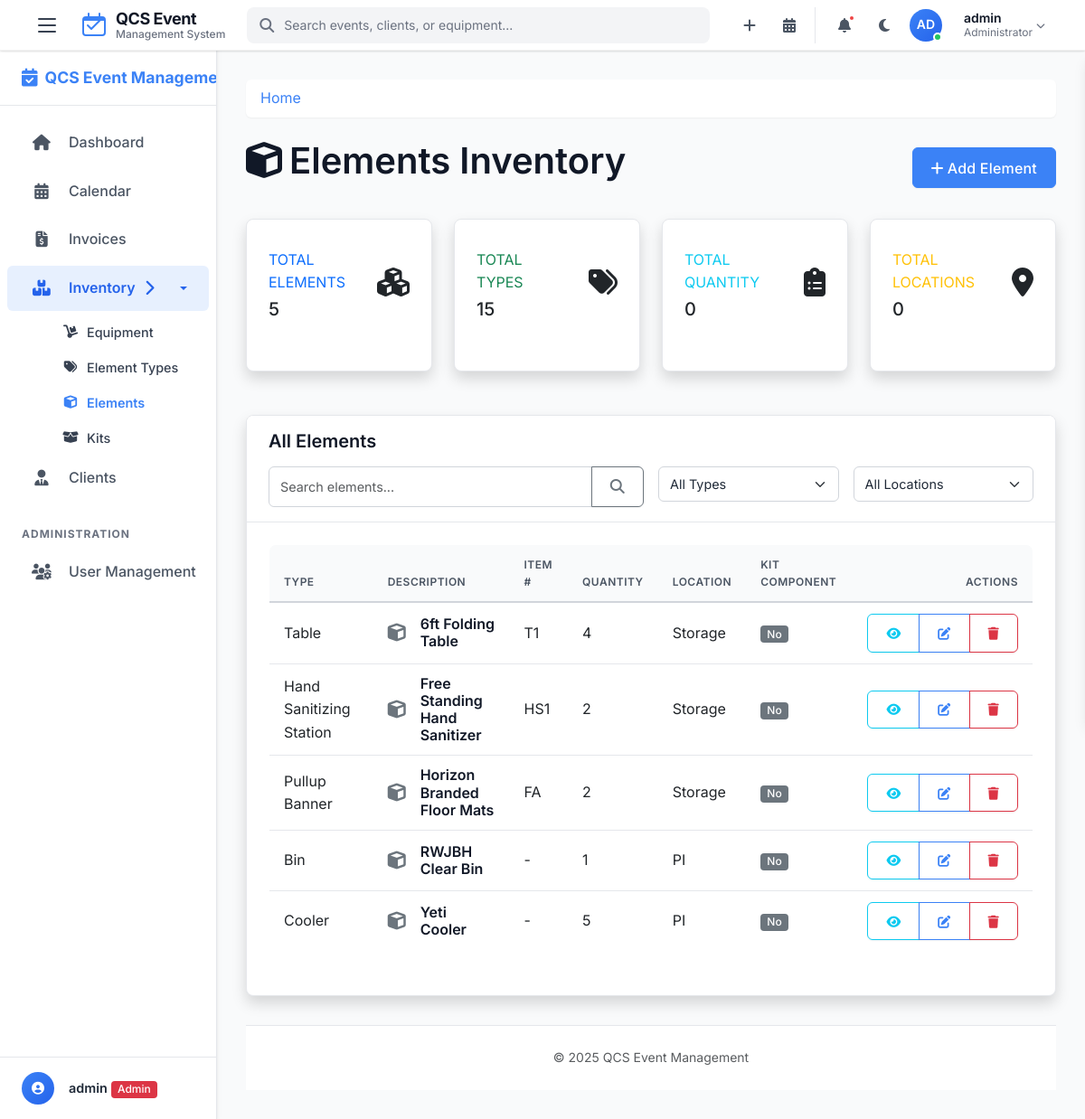
Page /elements (signed in) on the committed database.
### tables this page shows
CREATE TABLE elements (
    element_id INTEGER PRIMARY KEY AUTOINCREMENT,
    type_id INTEGER NOT NULL,
    item_description TEXT NOT NULL,
    item_number TEXT,  -- Can be NULL if no item number is assigned
    quantity INTEGER NOT NULL CHECK (quantity >= 0),
    location TEXT NOT NULL,
    is_kit_component BOOLEAN DEFAULT 0, -- 0 for false, 1 for true.
    FOREIGN KEY (type_id) REFERENCES element_types(type_id)
);

CREATE TABLE element_types (
    type_id INTEGER PRIMARY KEY AUTOINCREMENT,
    type_name TEXT NOT NULL UNIQUE
);

### app.py (the view)
@app.route('/elements')
@login_required
def elements():
    db = get_db()
    search = request.args.get('search', '')
    type_filter = request.args.get('type', '')
    location_filter = request.args.get('location', '') # Assuming location_id exists in elements table
    query = '''
        SELECT e.*, t.type_name
        FROM elements e
        JOIN element_types t ON e.type_id = t.type_id
        WHERE 1=1
    '''
    params = []
    if search:
        query += " AND (e.item_description LIKE ? OR e.item_number LIKE ?)"
        search_param = f"%{search}%"
        params.extend([search_param, search_param])
    if type_filter:
        query += " AND e.type_id = ?"
        params.append(type_filter)
    query += " ORDER BY e.item_description ASC"
    elements_list = db.execute(query, params).fetchall()
    element_types_list = db.execute('SELECT * FROM element_types ORDER BY type_name').fetchall()
    return render_template('elements.html',
                           elements=elements_list,
                           types=element_types_list,
                           search=search,
                           type_filter=type_filter,
                           location_filter=location_filter)

### app.py (called while the page is built)
@app.after_request
def add_security_headers(response):
    response.headers['X-Content-Type-Options'] = 'nosniff'
    response.headers['X-Frame-Options'] = 'DENY'
    response.headers['X-XSS-Protection'] = '1; mode=block'
    response.headers['Strict-Transport-Security'] = 'max-age=31536000; includeSubDomains'
    return response

### helpers.py (called while the page is built)
def get_db():
    if 'db' not in g:
        g.db = sqlite3.connect(
            current_app.config['DATABASE'],
            detect_types=sqlite3.PARSE_DECLTYPES
        )
        g.db.row_factory = sqlite3.Row
    return g.db

def login_required(f):
    @wraps(f)
    def decorated_function(*args, **kwargs):
        if 'user_id' not in session:
            if request.path.startswith('/api/') or request.is_json or request.headers.get('X-Requested-With') == 'XMLHttpRequest':
                return jsonify({'error': 'Authentication required'}), 401
            else:
                flash('Please log in first', 'warning')
                return redirect(url_for('login'))
        return f(*args, **kwargs)
    return decorated_function

### templates/elements.html (shortened to what this page needs)
{% extends 'layout.html' %}
{% block content %}
<div class="d-flex justify-content-between align-items-center mb-4">
    <h1><i class="fas fa-cube me-2"></i>Elements Inventory</h1>
    <div>
        {% if 'admin' in session.role or 'staff' in session.role %}
        <a href="{{ url_for('new_element') }}" class="btn btn-primary">
            <i class="fas fa-plus me-1"></i>Add Element
        </a>
        {% endif %}
    </div>
</div>
<div class="row mb-4">
    <div class="col-xl-3 col-md-6 mb-4">
        <div class="card border-left-primary shadow h-100 py-2">
            <div class="card-body">
                <div class="row no-gutters align-items-center">
                    <div class="col mr-2">
                        <div class="text-xs font-weight-bold text-primary text-uppercase mb-1">
                            Total Elements
                        </div>
                        <div class="h5 mb-0 font-weight-bold text-gray-800">{{ elements|length }}</div>
                    </div>
                    <div class="col-auto">
                        <i class="fas fa-cubes fa-2x text-gray-300"></i>
                    </div>
                </div>
            </div>
        </div>
    </div>
    <div class="col-xl-3 col-md-6 mb-4">
        <div class="card border-left-success shadow h-100 py-2">
            <div class="card-body">
                <div class="row no-gutters align-items-center">
                    <div class="col mr-2">
                        <div class="text-xs font-weight-bold text-success text-uppercase mb-1">
                            Total Types
                        </div>
                        <div class="h5 mb-0 font-weight-bold text-gray-800">
                            {{ types|length }}
                        </div>
                    </div>
                    <div class="col-auto">
                        <i class="fas fa-tags fa-2x text-gray-300"></i>
                    </div>
                </div>
            </div>
        </div>
    </div>
    <div class="col-xl-3 col-md-6 mb-4">
        <div class="card border-left-info shadow h-100 py-2">
            <div class="card-body">
                <div class="row no-gutters align-items-center">
                    <div class="col mr-2">
                        <div class="text-xs font-weight-bold text-info text-uppercase mb-1">
                            Total Quantity
                        </div>
                        <div class="h5 mb-0 font-weight-bold text-gray-800">
                            {% set total_quantity = 0 %}
                            {% for element in elements %}
                                {% set total_quantity = total_quantity + element.quantity %}
                            {% endfor %}
                            {{ total_quantity }}
                        </div>
                    </div>
                    <div class="col-auto">
                        <i class="fas fa-clipboard-list fa-2x text-gray-300"></i>
                    </div>
                </div>
            </div>
        </div>
    </div>
    <div class="col-xl-3 col-md-6 mb-4">
        <div class="card border-left-warning shadow h-100 py-2">
            <div class="card-body">
                <div class="row no-gutters align-items-center">
                    <div class="col mr-2">
                        <div class="text-xs font-weight-bold text-warning text-uppercase mb-1">
                            Total Locations
                        </div>
                        <div class="h5 mb-0 font-weight-bold text-gray-800">{{ locations|length }}</div>
                    </div>
                    <div class="col-auto">
                        <i class="fas fa-map-marker-alt fa-2x text-gray-300"></i>
                    </div>
                </div>
            </div>
        </div>
    </div>
</div>
<div class="card shadow mb-4">
    <div class="card-header bg-white py-3">
        <div class="row align-items-center mb-3">
            <div class="col">
                <h5 class="mb-0 text-gray-800">All Elements</h5>
            </div>
        </div>
        <form method="get" class="row g-3">
            <div class="col-md-6">
                <div class="input-group">
                    <input type="text" class="form-control" placeholder="Search elements..." name="search" value="{{ request.args.get('search', '') }}">
                    <button class="btn btn-outline-secondary" type="submit">
                        <i class="fas fa-search"></i>
                    </button>
                </div>
            </div>
            <div class="col-md-3">
                <select id="typeFilter" name="type" class="form-select" onchange="this.form.submit()">
                    <option value="">All Types</option>
                </select>
            </div>
            <div class="col-md-3">
                <select id="locationFilter" name="location" class="form-select" onchange="this.form.submit()">
                    <option value="">All Locations</option>
                </select>
            </div>
        </form>
    </div>
    <div class="card-body">
        {% if elements %}
            <div class="table-responsive">
                <table class="table table-hover align-middle">
                    <thead>
                        <tr>
                            <th>Type</th>
                            <th>Description</th>
                            <th>Item #</th>
                            <th>Quantity</th>
                            <th>Location</th>
                            <th>Kit Component</th>
                            <th class="text-end">Actions</th>
                        </tr>
                    </thead>
                    <tbody>
                        {% for element in elements %}
                        <tr>
                            <td>{{ element.type_name }}</td>
                            <td>
                                <div class="d-flex align-items-center">
                                    <div class="flex-shrink-0">
                                        <i class="fas fa-cube fa-lg text-secondary me-3"></i>
                                    </div>
                                    <div>
                                        <h6 class="mb-0">{{ element.item_description }}</h6>
                                    </div>
                                </div>
                            </td>
                            <td>{{ element.item_number or '-' }}</td>
                            <td>{{ element.quantity }}</td>
                            <td>{{ element.location }}</td>
                            <td>
                                {% if element.is_kit_component %}
                                <span class="badge bg-info">Yes</span>
                                {% else %}
                                <span class="badge bg-secondary">No</span>
                                {% endif %}
                            </td>
                            <td class="text-end">
                                <div class="btn-group">
                                    <a href="{{ url_for('view_element', element_id=element.element_id) }}" class="btn btn-sm btn-outline-info">
                                        <i class="fas fa-eye"></i>
                                    </a>
                                    {% if 'admin' in session.role or 'staff' in session.role %}
                                    <a href="{{ url_for('edit_element', element_id=element.element_id) }}" class="btn btn-sm btn-outline-primary">
                                        <i class="fas fa-edit"></i>
                                    </a>
                                    <button type="button" class="btn btn-sm btn-outline-danger"
                                            data-bs-toggle="modal" data-bs-target="#deleteElementModal{{ element.element_id }}">
                                        <i class="fas fa-trash"></i>
                                    </button>
                                    {% endif %}
                                </div>
                            </td>
                        </tr>
                        {% endfor %}
                    </tbody>
                </table>
            </div>
        {% endif %}
    </div>
</div>
{% endblock %}

### rows in the picture
elements: type_name "Table", item_description "6ft Folding Table", item_number "T1", quantity "4", location "Storage", is_kit_component "No"
elements: type_name "Hand Sanitizing Station", item_description "Free Standing Hand Sanitizer", item_number "HS1", quantity "2", location "Storage", is_kit_component "No"
elements: type_name "Pullup Banner", item_description "Horizon Branded Floor Mats", item_number "FA", quantity "2", location "Storage", is_kit_component "No"
elements: type_name "Bin", item_description "RWJBH Clear Bin", item_number "-", quantity "1", location "PI", is_kit_component "No"
elements: type_name "Cooler", item_description "Yeti Cooler", item_number "-", quantity "5", location "PI", is_kit_component "No"

### other values in the picture
{{ session.username[:2].upper() }} "AD"
{{ session.username }} "admin"
{{ elements|length }} "5"
{{ types|length }} "15"
{{ total_quantity }} "0"
{{ locations|length }} "0"
